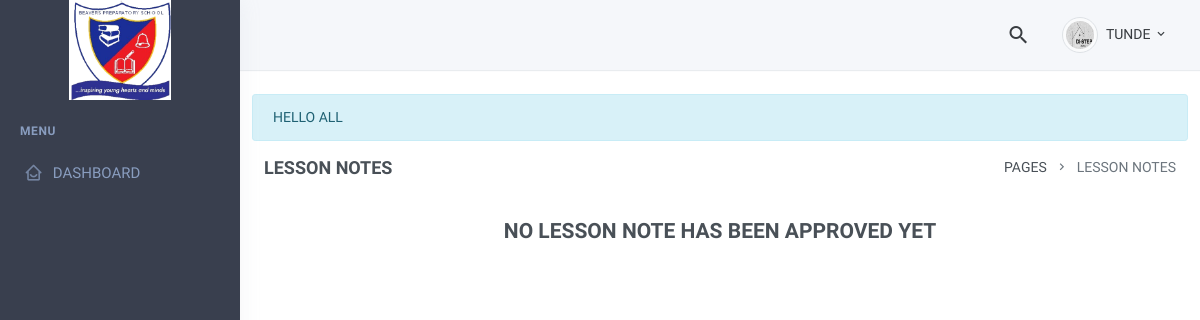
The page /public/lesson-notes.php (signed in) on the database its author committed.
### tables this page shows
CREATE TABLE `users` (
  `id` int NOT NULL AUTO_INCREMENT,
  `name` varchar(50) DEFAULT NULL,
  `surname` varchar(125) DEFAULT NULL,
  `email` varchar(50) DEFAULT NULL,
  `password` varchar(150) DEFAULT NULL,
  `usertype` varchar(45) NOT NULL DEFAULT 'student',
  `regnum` varchar(45) DEFAULT NULL,
  `class_arm` int unsigned DEFAULT NULL,
  `students_class` varchar(45) DEFAULT NULL,
  `nationality` varchar(45) DEFAULT NULL,
  `state` varchar(45) DEFAULT NULL,
  `lga` varchar(45) DEFAULT NULL,
  `bloodgroup` varchar(45) DEFAULT NULL,
  `genotype` varchar(45) DEFAULT NULL,
  `parents_fullname` varchar(100) DEFAULT NULL,
  `parents_phone` varchar(45) DEFAULT NULL,
  `parents_number` varchar(45) DEFAULT NULL,
  `occupation` varchar(45) DEFAULT NULL,
  `wphone` varchar(45) DEFAULT NULL,
  `address` varchar(45) DEFAULT NULL,
  `sponsor_fullname` varchar(45) DEFAULT NULL,
  `sponsor_phone` varchar(45) DEFAULT NULL,
  `sponsor_email` varchar(45) DEFAULT NULL,
  `sponsor_occupation` varchar(45) DEFAULT NULL,
  `sponsor_wphone` varchar(45) DEFAULT NULL,
  `sponsor_address` varchar(45) DEFAULT NULL,
  `dob` varchar(45) DEFAULT NULL,
  `parents_email` varchar(125) DEFAULT NULL,
  `gender` varchar(45) DEFAULT NULL,
  `school_fees` int NOT NULL DEFAULT '0',
  `photo` varchar(256) DEFAULT NULL,
  `toteach` varchar(2048) DEFAULT NULL,
  `prev_school` varchar(45) DEFAULT NULL,
  `office_address` varchar(45) DEFAULT NULL,
  `office_phone` varchar(45) DEFAULT NULL,
  `sponsor_office_phone` varchar(45) DEFAULT NULL,
  `sponsor_office_address` varchar(45) DEFAULT NULL,
  `form_teacher` int DEFAULT '0',
  `form_class` varchar(45) DEFAULT NULL,
  `active` varchar(2) DEFAULT '1',
  PRIMARY KEY (`id`),
  UNIQUE KEY `email_UNIQUE` (`email`),
  KEY `class_arm` (`class_arm`),
  CONSTRAINT `users_ibfk_1` FOREIGN KEY (`class_arm`) REFERENCES `class_arms` (`arm_id`)
);

CREATE TABLE `communications` (
  `id` int NOT NULL AUTO_INCREMENT,
  `message` varchar(450) DEFAULT NULL,
  `exp_date` datetime DEFAULT NULL,
  `uploaded_by` varchar(45) DEFAULT NULL,
  `status` int DEFAULT '0',
  PRIMARY KEY (`id`)
);

### public/inc_communications.php (called while the page is built)
<?php
     $comm_query = "SELECT * FROM communications LIMIT 1";
     $result = mysqli_query($sqlConnection, $comm_query);
     if($result->num_rows > 0){
         $communication = $result->fetch_all(MYSQLI_ASSOC);
         return $communication[0]['message'];
     }
?>

### public/communication_message.php (the view, shortened to what this page needs)
<?php
    if($comm != 1){
    echo"<div class='alert alert-info alert-dismissible fade show mb-3' role='alert'>
            $comm";
        ?>
    </div>
<?php
    }else{
        echo "<div></div>";
    }
?>

### public/inc/navbar.php (shortened to what this page needs)
<header id="page-topbar">
    <div class="navbar-header">
        <div class="d-flex align-items-left">
            <div class="dropdown d-none d-sm-inline-block">
                <button type="button" class="btn header-item waves-effect" id="page-header-user-dropdown"
                    data-toggle="dropdown" aria-haspopup="true" aria-expanded="false">
                </button>
            </div>
        </div>
        <div class="d-flex align-items-center">
            <div class="dropdown d-none d-sm-inline-block ml-2">
                <button type="button" class="btn header-item noti-icon waves-effect"
                    id="page-header-search-dropdown" data-toggle="dropdown" aria-haspopup="true"
                    aria-expanded="false">
                    <i class="mdi mdi-magnify"></i>
                </button>
            </div>
            <div class="dropdown d-inline-block ml-2">
                <button type="button" class="btn header-item waves-effect" id="page-header-user-dropdown"
                    data-toggle="dropdown" aria-haspopup="true" aria-expanded="false">
                    <?php
                        if( $user[0]['photo'] == null){
                            echo "<img src=\"./inc/images/dummy_img.png\" alt=\"\" class=\"img-thumbnail rounded-circle header-profile-user\" \">";
                        }else{
                            echo "<img src=\"./inc/images/".$user[0]['photo']."\" alt=".$user[0]['name']." class=\"img-thumbnail rounded-circle header-profile-user\" \">";
                        }
                    ?>
                    <span class="d-none d-sm-inline-block ml-1"><?php echo ucwords($username); ?></span>
                    <i class="mdi mdi-chevron-down d-none d-sm-inline-block"></i>
                </button>
            </div>
        </div>
    </div>
</header>

### public/inc/header.php (style rules this page uses)
* { text-transform: uppercase !important; }

### rows shown on the page
users: photo (picture)
communications: message "HELLO ALL"

### other values the page prints
$username "TUNDE"
